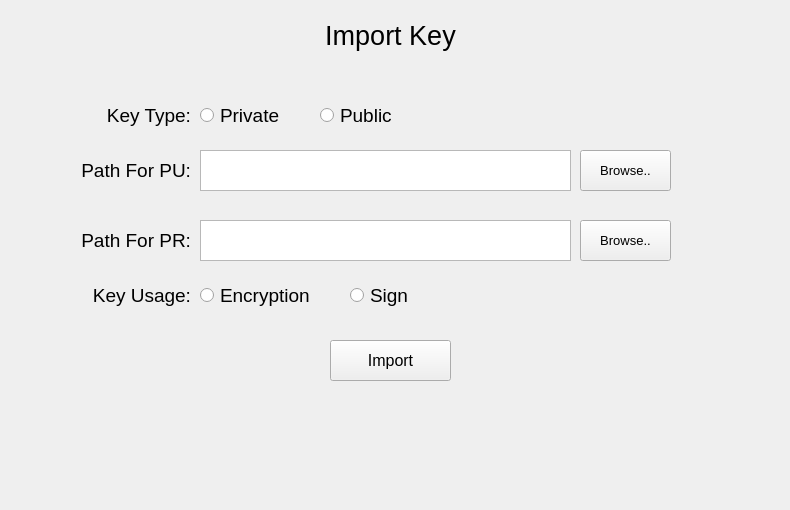
    <widget class="QWidget" name="importTab">
     <attribute name="title">
      <string>Import</string>
     </attribute>
     <widget class="QLabel" name="importKeyTypeLabel">
      <property name="geometry">
       <rect>
        <x>90</x>
        <y>100</y>
        <width>101</width>
        <height>31</height>
       </rect>
      </property>
      <property name="font">
       <font>
        <family>Arial</family>
        <pointsize>14</pointsize>
        <weight>50</weight>
        <italic>false</italic>
        <bold>false</bold>
        <underline>false</underline>
        <kerning>true</kerning>
       </font>
      </property>
      <property name="text">
       <string>Key Type:</string>
      </property>
      <property name="alignment">
       <set>Qt::AlignRight|Qt::AlignTrailing|Qt::AlignVCenter</set>
      </property>
     </widget>
     <widget class="QRadioButton" name="importKeyTypePrivateRadioButton">
      <property name="geometry">
       <rect>
        <x>200</x>
        <y>100</y>
        <width>111</width>
        <height>31</height>
       </rect>
      </property>
      <property name="font">
       <font>
        <pointsize>14</pointsize>
        <weight>50</weight>
        <italic>false</italic>
        <bold>false</bold>
        <underline>false</underline>
        <kerning>true</kerning>
       </font>
      </property>
      <property name="text">
       <string>Private</string>
      </property>
      <attribute name="buttonGroup">
       <string notr="true">importKeyTypeGroup</string>
      </attribute>
     </widget>
     <widget class="QRadioButton" name="importKeyTypePublicRadioButton">
      <property name="geometry">
       <rect>
        <x>320</x>
        <y>100</y>
        <width>111</width>
        <height>31</height>
       </rect>
      </property>
      <property name="font">
       <font>
        <pointsize>14</pointsize>
        <weight>50</weight>
        <italic>false</italic>
        <bold>false</bold>
        <underline>false</underline>
        <kerning>true</kerning>
       </font>
      </property>
      <property name="text">
       <string>Public</string>
      </property>
      <attribute name="buttonGroup">
       <string notr="true">importKeyTypeGroup</string>
      </attribute>
     </widget>
     <widget class="QLabel" name="importPathForPULabel">
      <property name="geometry">
       <rect>
        <x>40</x>
        <y>150</y>
        <width>151</width>
        <height>41</height>
       </rect>
      </property>
      <property name="font">
       <font>
        <family>Arial</family>
        <pointsize>14</pointsize>
        <weight>50</weight>
        <italic>false</italic>
        <bold>false</bold>
        <underline>false</underline>
        <kerning>true</kerning>
       </font>
      </property>
      <property name="text">
       <string>Path For PU:</string>
      </property>
      <property name="alignment">
       <set>Qt::AlignRight|Qt::AlignTrailing|Qt::AlignVCenter</set>
      </property>
     </widget>
     <widget class="QTextEdit" name="importPathForPUInputText">
      <property name="geometry">
       <rect>
        <x>200</x>
        <y>150</y>
        <width>371</width>
        <height>41</height>
       </rect>
      </property>
      <property name="font">
       <font>
        <pointsize>12</pointsize>
       </font>
      </property>
     </widget>
     <widget class="QPushButton" name="importBrowseForPUButton">
      <property name="geometry">
       <rect>
        <x>580</x>
        <y>150</y>
        <width>91</width>
        <height>41</height>
       </rect>
      </property>
      <property name="font">
       <font>
        <pointsize>10</pointsize>
        <weight>50</weight>
        <italic>false</italic>
        <bold>false</bold>
        <underline>false</underline>
        <kerning>true</kerning>
       </font>
      </property>
      <property name="text">
       <string>Browse..</string>
      </property>
     </widget>
     <widget class="QLabel" name="importPathForPRLabel">
      <property name="geometry">
       <rect>
        <x>30</x>
        <y>220</y>
        <width>161</width>
        <height>41</height>
       </rect>
      </property>
      <property name="font">
       <font>
        <family>Arial</family>
        <pointsize>14</pointsize>
        <weight>50</weight>
        <italic>false</italic>
        <bold>false</bold>
        <underline>false</underline>
        <kerning>true</kerning>
       </font>
      </property>
      <property name="text">
       <string>Path For PR:</string>
      </property>
      <property name="alignment">
       <set>Qt::AlignRight|Qt::AlignTrailing|Qt::AlignVCenter</set>
      </property>
     </widget>
     <widget class="QPushButton" name="importBrowseForPRButton">
      <property name="geometry">
       <rect>
        <x>580</x>
        <y>220</y>
        <width>91</width>
        <height>41</height>
       </rect>
      </property>
      <property name="font">
       <font>
        <pointsize>10</pointsize>
        <weight>50</weight>
        <italic>false</italic>
        <bold>false</bold>
        <underline>false</underline>
        <kerning>true</kerning>
       </font>
      </property>
      <property name="text">
       <string>Browse..</string>
      </property>
     </widget>
     <widget class="QTextEdit" name="importPathForPRInputText">
      <property name="geometry">
       <rect>
        <x>200</x>
        <y>220</y>
        <width>371</width>
        <height>41</height>
       </rect>
      </property>
      <property name="font">
       <font>
        <pointsize>12</pointsize>
       </font>
      </property>
     </widget>
     <widget class="QRadioButton" name="importKeyUsageEncryptionRadioButton">
      <property name="geometry">
       <rect>
        <x>200</x>
        <y>280</y>
        <width>141</width>
        <height>31</height>
       </rect>
      </property>
      <property name="font">
       <font>
        <pointsize>14</pointsize>
        <weight>50</weight>
        <italic>false</italic>
        <bold>false</bold>
        <underline>false</underline>
        <kerning>true</kerning>
       </font>
      </property>
      <property name="text">
       <string>Encryption</string>
      </property>
      <attribute name="buttonGroup">
       <string notr="true">importKeyUsageGroup</string>
      </attribute>
     </widget>
     <widget class="QRadioButton" name="importKeyUsageSignRadioButton">
      <property name="geometry">
       <rect>
        <x>350</x>
        <y>280</y>
        <width>91</width>
        <height>31</height>
       </rect>
      </property>
      <property name="font">
       <font>
        <pointsize>14</pointsize>
        <weight>50</weight>
        <italic>false</italic>
        <bold>false</bold>
        <underline>false</underline>
        <kerning>true</kerning>
       </font>
      </property>
      <property name="text">
       <string>Sign</string>
      </property>
      <attribute name="buttonGroup">
       <string notr="true">importKeyUsageGroup</string>
      </attribute>
     </widget>
     <widget class="QLabel" name="importKeyUsageLabel">
      <property name="geometry">
       <rect>
        <x>30</x>
        <y>280</y>
        <width>161</width>
        <height>31</height>
       </rect>
      </property>
      <property name="font">
       <font>
        <family>Arial</family>
        <pointsize>14</pointsize>
        <weight>50</weight>
        <italic>false</italic>
        <bold>false</bold>
        <underline>false</underline>
        <kerning>true</kerning>
       </font>
      </property>
      <property name="text">
       <string>Key Usage:</string>
      </property>
      <property name="alignment">
       <set>Qt::AlignRight|Qt::AlignTrailing|Qt::AlignVCenter</set>
      </property>
     </widget>
     <widget class="QPushButton" name="importButton">
      <property name="geometry">
       <rect>
        <x>330</x>
        <y>340</y>
        <width>121</width>
        <height>41</height>
       </rect>
      </property>
      <property name="font">
       <font>
        <pointsize>12</pointsize>
        <weight>50</weight>
        <italic>false</italic>
        <bold>false</bold>
        <underline>false</underline>
        <kerning>true</kerning>
       </font>
      </property>
      <property name="text">
       <string>Import</string>
      </property>
     </widget>
     <widget class="QLabel" name="ImportKeyLabel">
      <property name="geometry">
       <rect>
        <x>0</x>
        <y>10</y>
        <width>781</width>
        <height>51</height>
       </rect>
      </property>
      <property name="font">
       <font>
        <pointsize>20</pointsize>
       </font>
      </property>
      <property name="styleSheet">
       <string notr="true"/>
      </property>
      <property name="text">
       <string>Import Key</string>
      </property>
      <property name="alignment">
       <set>Qt::AlignCenter</set>
      </property>
     </widget>
     <widget class="QLabel" name="importErrorLabel">
      <property name="geometry">
       <rect>
        <x>0</x>
        <y>460</y>
        <width>781</width>
        <height>41</height>
       </rect>
      </property>
      <property name="font">
       <font>
        <family>Arial</family>
        <pointsize>14</pointsize>
       </font>
      </property>
      <property name="text">
       <string/>
      </property>
      <property name="alignment">
       <set>Qt::AlignCenter</set>
      </property>
     </widget>
    </widget>
